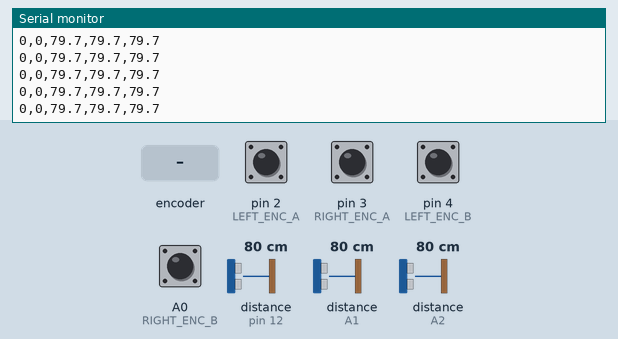
Bench run of a sketch on a simulated Arduino Nano, built with avr-gcc and run on an emulated ATmega328P. Shown: the last lines printed to the serial monitor. Wiring (inferred from the names in the program): 3 × ultrasonic range finder: trigger pin 11, echo pin 12 / trigger pin 13, echo A1 / trigger A3, echo A2. The test bench sets the inputs (shaded band); at power-on: A0 (RIGHT_ENC_B), pin 2 (LEFT_ENC_A), pin 3 (RIGHT_ENC_A), pin 4 (LEFT_ENC_B) HIGH, distance to the obstacle (sensors on pin 12, A1, A2) 80 cm. The echo pulse lasts 58.3 µs per cm.

Above: at 1.5 s.
1.6 s: distance to the obstacle (sensor on pin 12) set to 2 cm
At 1.72 s:
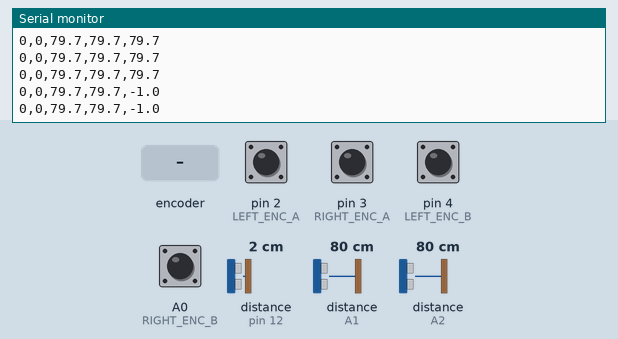
3.1 s: distance to the obstacle (sensor on A1) set to 2 cm
At 3.22 s:
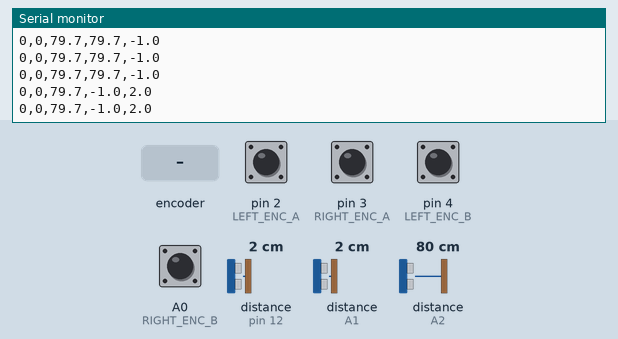
4.6 s: distance to the obstacle (sensor on A2) set to 2 cm
At 4.72 s:
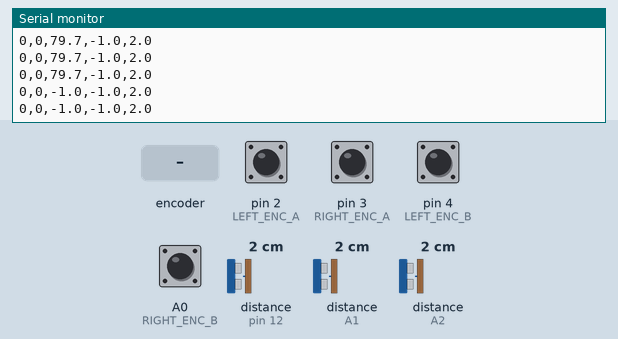
6.1 s: rotary encoder on pin 2 (LEFT_ENC_A) / pin 4 (LEFT_ENC_B) turned 1 step (first pin leading)
At 6.22 s:
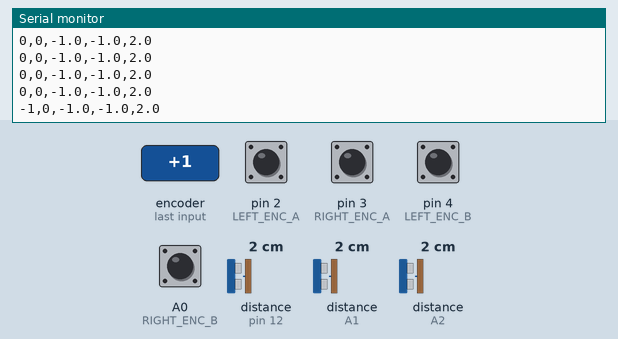
7.8 s: pin 3 (RIGHT_ENC_A) pulled LOW for 0.15 s
At 8.02 s:
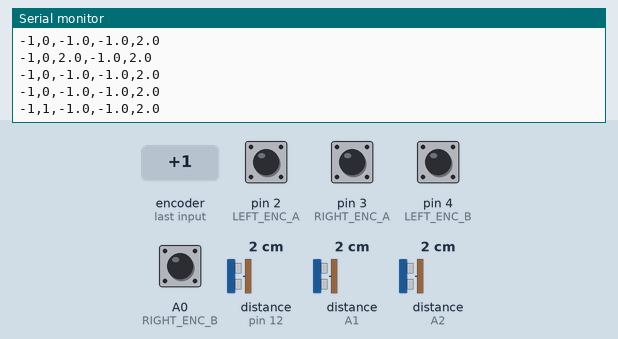
9.4 s: pin 3 (RIGHT_ENC_A) pulled LOW for 1 s
At 10.42 s:
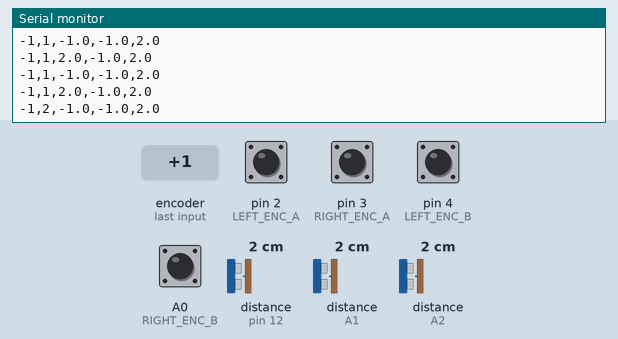
Timing chart, 0 to 12.4 s (numbered marks = the images above; inputs shaded):
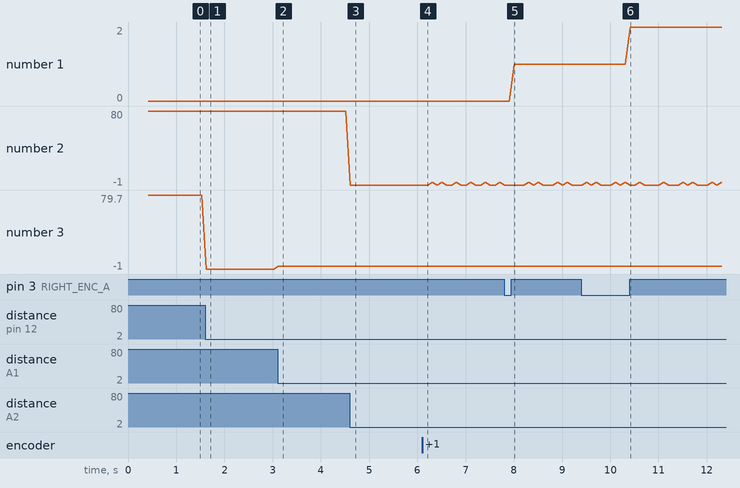

Measured:
- after the input at 1.6 s, the serial monitor: prints a new line at once (image 1)
- after the input at 3.1 s, the serial monitor: prints a new line at once (image 2)
- after the input at 4.6 s, the serial monitor: prints a new line at once (image 3)
- after the input at 6.1 s, the serial monitor: prints a new line after 0.11 s (image 4)
- after the input at 7.8 s, the serial monitor: prints a new line after 0.21 s (image 5)
- after the input at 9.4 s, the serial monitor: prints a new line after 1.0 s (image 6)
- plotted number 1: 0 → 1 after the input at 7.8 s
- plotted number 3: 79.7 → -1 after the input at 1.6 s, -1 → 2 after the input at 3.1 s

The sketch:

amr_firmware.ino
```cpp
/*
  AMR Physical Baseline Firmware
  Board: Arduino Nano (ATmega328P)
  Serial baud: 115200

  Enabled: wheel encoders and three ultrasonic sensors.
  Disabled: motor actuation and MPU6050 IMU.

  Serial packet:
  left_encoder,right_encoder,left_cm,front_cm,right_cm

  Reconstructed replacement; not recovered verbatim from
  the original Jetson firmware.
*/

const unsigned long SERIAL_BAUD = 115200;

const uint8_t LEFT_ENA = 5;
const uint8_t LEFT_IN1 = 7;
const uint8_t LEFT_IN2 = 8;

const uint8_t RIGHT_ENB = 6;
const uint8_t RIGHT_IN3 = 9;
const uint8_t RIGHT_IN4 = 10;

const bool MOTORS_ENABLED = false;

const uint8_t LEFT_ENC_A = 2;
const uint8_t LEFT_ENC_B = 4;

const uint8_t RIGHT_ENC_A = 3;
const uint8_t RIGHT_ENC_B = A0;

const uint8_t LEFT_TRIG = A3;
const uint8_t LEFT_ECHO = A2;

const uint8_t FRONT_TRIG = 13;
const uint8_t FRONT_ECHO = A1;

const uint8_t RIGHT_TRIG = 11;
const uint8_t RIGHT_ECHO = 12;

volatile long leftEncoderCount = 0;
volatile long rightEncoderCount = 0;

const unsigned long SENSOR_INTERVAL_MS = 100;
const unsigned long ECHO_TIMEOUT_US = 25000UL;

unsigned long lastSensorUpdate = 0;

char commandBuffer[64];
uint8_t commandIndex = 0;

void leftEncoderISR() {
  if (digitalRead(LEFT_ENC_B) == HIGH) {
    leftEncoderCount++;
  } else {
    leftEncoderCount--;
  }
}

void rightEncoderISR() {
  if (digitalRead(RIGHT_ENC_B) == HIGH) {
    rightEncoderCount++;
  } else {
    rightEncoderCount--;
  }
}

float readUltrasonicCM(uint8_t trigPin, uint8_t echoPin) {
  digitalWrite(trigPin, LOW);
  delayMicroseconds(3);

  digitalWrite(trigPin, HIGH);
  delayMicroseconds(10);
  digitalWrite(trigPin, LOW);

  unsigned long duration = pulseIn(
    echoPin,
    HIGH,
    ECHO_TIMEOUT_US
  );

  if (duration == 0) {
    return -1.0f;
  }

  float distanceCM = duration * 0.0343f / 2.0f;

  if (distanceCM < 2.0f || distanceCM > 400.0f) {
    return -1.0f;
  }

  return distanceCM;
}

void getEncoderCounts(long &leftCount, long &rightCount) {
  noInterrupts();

  leftCount = leftEncoderCount;
  rightCount = rightEncoderCount;

  interrupts();
}

void readSerialCommands() {
  while (Serial.available() > 0) {
    char incoming = (char)Serial.read();

    if (incoming == '\r') {
      continue;
    }

    if (incoming == '\n') {
      commandBuffer[commandIndex] = '\0';
      commandIndex = 0;
    } else {
      if (commandIndex < sizeof(commandBuffer) - 1) {
        commandBuffer[commandIndex++] = incoming;
      } else {
        commandIndex = 0;
      }
    }
  }
}

void publishSensorPacket() {
  long leftCount;
  long rightCount;

  getEncoderCounts(leftCount, rightCount);

  float leftCM = readUltrasonicCM(LEFT_TRIG, LEFT_ECHO);
  float frontCM = readUltrasonicCM(FRONT_TRIG, FRONT_ECHO);
  float rightCM = readUltrasonicCM(RIGHT_TRIG, RIGHT_ECHO);

  Serial.print(leftCount);
  Serial.print(',');

  Serial.print(rightCount);
  Serial.print(',');

  Serial.print(leftCM, 1);
  Serial.print(',');

  Serial.print(frontCM, 1);
  Serial.print(',');

  Serial.println(rightCM, 1);
}

void setup() {
  Serial.begin(SERIAL_BAUD);

  pinMode(LEFT_ENC_A, INPUT_PULLUP);
  pinMode(LEFT_ENC_B, INPUT_PULLUP);

  pinMode(RIGHT_ENC_A, INPUT_PULLUP);
  pinMode(RIGHT_ENC_B, INPUT_PULLUP);

  pinMode(LEFT_TRIG, OUTPUT);
  pinMode(LEFT_ECHO, INPUT);

  pinMode(FRONT_TRIG, OUTPUT);
  pinMode(FRONT_ECHO, INPUT);

  pinMode(RIGHT_TRIG, OUTPUT);
  pinMode(RIGHT_ECHO, INPUT);

  digitalWrite(LEFT_TRIG, LOW);
  digitalWrite(FRONT_TRIG, LOW);
  digitalWrite(RIGHT_TRIG, LOW);

  attachInterrupt(
    digitalPinToInterrupt(LEFT_ENC_A),
    leftEncoderISR,
    RISING
  );

  attachInterrupt(
    digitalPinToInterrupt(RIGHT_ENC_A),
    rightEncoderISR,
    RISING
  );

  delay(300);

  Serial.println(F("AMR ARDUINO FIRMWARE - VERSION 1"));
  Serial.println(F("SAFE SENSOR TEST"));
  Serial.println(F("MOTORS DISABLED"));
  Serial.println(F("ENCODERS ON"));
  Serial.println(F("ULTRASONICS ON"));
  Serial.println(F("IMU OFF"));
  Serial.println(F("LEFT_COUNT,RIGHT_COUNT,LEFT_CM,FRONT_CM,RIGHT_CM"));

  lastSensorUpdate = millis();
}

void loop() {
  readSerialCommands();

  unsigned long now = millis();

  if (now - lastSensorUpdate >= SENSOR_INTERVAL_MS) {
    lastSensorUpdate = now;
    publishSensorPacket();
  }
}
```
